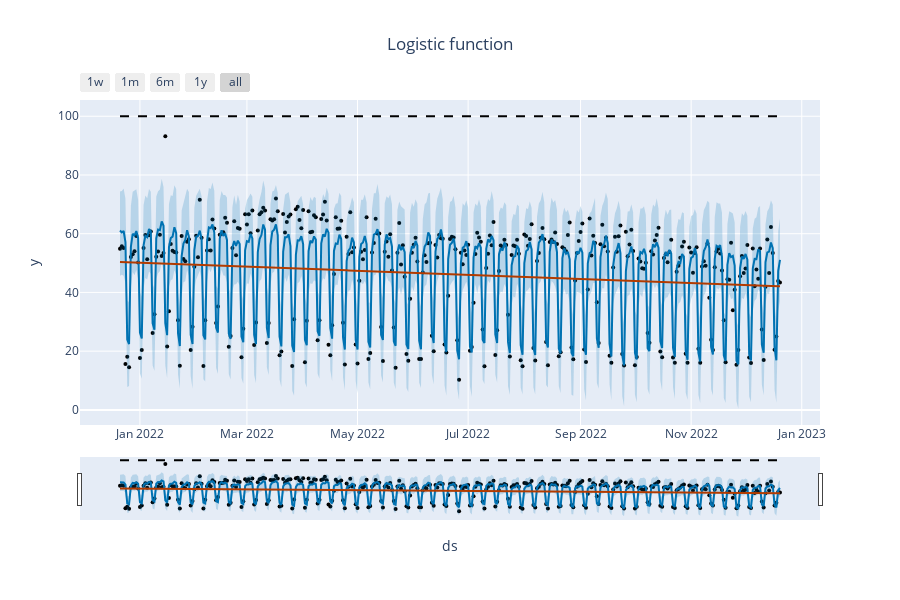

Notebook source saved alongside this figure:
### Markdown cell above
### Final reconstruction

### Code cell
# Plot final reconstruction
fig = plot_plotly(model, pred, changepoints=True, trend=True)
fig.update_layout(title_text=f'Logistic function', title_x=0.5)
fig.show()

### Figure 1 — Plotly figure (JSON) as saved in the notebook; plotly's stock layout.template omitted (floating-point values rounded to 4 significant figures; data arrays with more than 128 entries replaced by an {"elided": "..."} marker saying what was removed)
{"data": [{"marker": {"color": "black", "size": 4}, "mode": "markers", "name": "Actual", "type": "scatter", "x": {"elided": "365 str values"}, "y": {"elided": "365 float values"}}, {"hoverinfo": "skip", "line": {"width": 0}, "mode": "lines", "type": "scatter", "x": {"elided": "365 str values"}, "y": {"elided": "365 float values"}}, {"fill": "tonexty", "fillcolor": "rgba(0, 114, 178, 0.2)", "line": {"color": "#0072B2", "width": 2}, "mode": "lines", "name": "Predicted", "type": "scatter", "x": {"elided": "365 str values"}, "y": {"elided": "365 float values"}}, {"fill": "tonexty", "fillcolor": "rgba(0, 114, 178, 0.2)", "hoverinfo": "skip", "line": {"width": 0}, "mode": "lines", "type": "scatter", "x": {"elided": "365 str values"}, "y": {"elided": "365 float values"}}, {"line": {"color": "black", "dash": "dash", "width": 2}, "mode": "lines", "name": "Cap", "type": "scatter", "x": {"elided": "365 str values"}, "y": {"elided": "365 int values"}}, {"line": {"color": "#B23B00", "width": 2}, "mode": "lines", "name": "Trend", "type": "scatter", "x": {"elided": "365 str values"}, "y": {"elided": "365 float values"}}, {"hoverinfo": "skip", "marker": {"color": "#B23B00", "line": {"width": 2}, "size": 50, "symbol": "line-ns-open"}, "mode": "markers", "type": "scatter", "x": [], "y": []}], "layout": {"height": 600, "showlegend": false, "title": {"text": "Logistic function", "x": 0.5}, "width": 900, "xaxis": {"rangeselector": {"buttons": [{"count": 7, "label": "1w", "step": "day", "stepmode": "backward"}, {"count": 1, "label": "1m", "step": "month", "stepmode": "backward"}, {"count": 6, "label": "6m", "step": "month", "stepmode": "backward"}, {"count": 1, "label": "1y", "step": "year", "stepmode": "backward"}, {"step": "all"}]}, "rangeslider": {"visible": true}, "title": {"text": "ds"}, "type": "date"}, "yaxis": {"title": {"text": "y"}}}}
